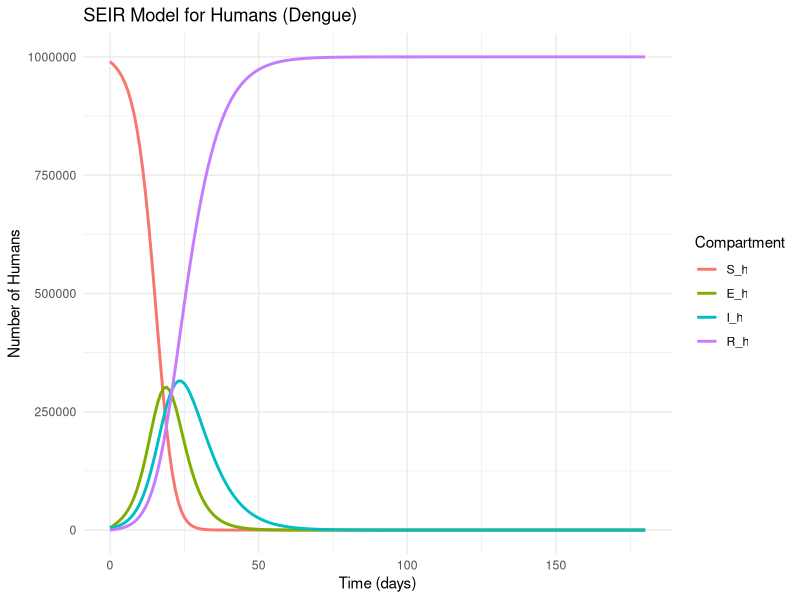
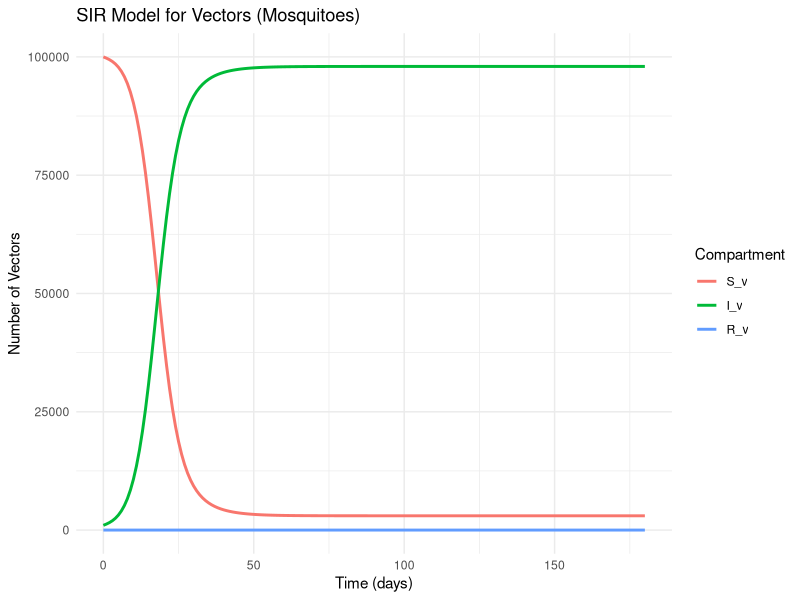

The R script that drew these images, in order:
# SEIR-SIR Model for Dengue Disease in R (Human + Vector)
# Required packages: deSolve, ggplot2, reshape2

# Install required packages if not already installed
if (!require(deSolve)) install.packages('deSolve', dependencies=TRUE)
if (!require(ggplot2)) install.packages('ggplot2', dependencies=TRUE)
if (!require(reshape2)) install.packages('reshape2', dependencies=TRUE)
library(deSolve)
library(ggplot2)
library(reshape2)

# SEIR-SIR model function (humans: SEIR, vectors: SIR)
dengue_seir_sir <- function(time, state, parameters) {
  with(as.list(c(state, parameters)), {
    # Human population
    N_h <- S_h + E_h + I_h + R_h
    # Vector population
    N_v <- S_v + I_v + R_v
    # ODEs
    dS_h <- -beta_hv * S_h * I_v / N_v
    dE_h <- beta_hv * S_h * I_v / N_v - sigma_h * E_h
    dI_h <- sigma_h * E_h - gamma_h * I_h
    dR_h <- gamma_h * I_h
    dS_v <- -beta_vh * S_v * I_h / N_h
    dI_v <- beta_vh * S_v * I_h / N_h - gamma_v * I_v
    dR_v <- gamma_v * I_v
    return(list(c(dS_h, dE_h, dI_h, dR_h, dS_v, dI_v, dR_v)))
  })
}

# Initial state values
init <- c(
  S_h = 990000,  # Susceptible humans
  E_h = 5000,    # Exposed humans
  I_h = 5000,    # Infectious humans
  R_h = 0,       # Recovered humans
  S_v = 100000,  # Susceptible vectors
  I_v = 1000,    # Infectious vectors
  R_v = 0        # Recovered vectors (often 0 for dengue)
)

# Parameters (example values)
params <- c(
  beta_hv = 0.5,    # Transmission rate: vector -> human
  beta_vh = 0.5,    # Transmission rate: human -> vector
  sigma_h = 1/5,    # Incubation rate in humans (1/incubation period)
  gamma_h = 1/7,    # Recovery rate in humans (1/infectious period)
  gamma_v = 0       # Recovery rate in vectors (0 for dengue, as mosquitoes do not recover)
)

# Time vector (days)
times <- seq(0, 180, by = 1)

# Solve ODE
out <- ode(y = init, times = times, func = dengue_seir_sir, parms = params)
out <- as.data.frame(out)

# Prepare data for plotting
out_long_h <- melt(out[, c('time', 'S_h', 'E_h', 'I_h', 'R_h')], id = 'time')
out_long_v <- melt(out[, c('time', 'S_v', 'I_v', 'R_v')], id = 'time')

# Plot human compartments
p1 <- ggplot(out_long_h, aes(x = time, y = value, color = variable)) +
  geom_line(size = 1) +
  labs(title = 'SEIR Model for Humans (Dengue)',
       x = 'Time (days)',
       y = 'Number of Humans',
       color = 'Compartment') +
  theme_minimal()

# Plot vector compartments
p2 <- ggplot(out_long_v, aes(x = time, y = value, color = variable)) +
  geom_line(size = 1) +
  labs(title = 'SIR Model for Vectors (Mosquitoes)',
       x = 'Time (days)',
       y = 'Number of Vectors',
       color = 'Compartment') +
  theme_minimal()

print(p1)
print(p2) 
